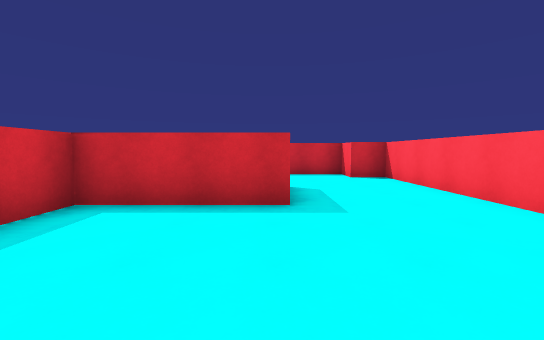
View 1 (above)

17 first-person views from a walk through a 3-D level made in the Unity game engine. The camera is 1.5 m above the floor, tilts 4° down and sees 90° across. The floor is counted in squares, 2 m on a side. Each view is taken from the middle of a square. On the plan, view 1 faces up. The plan holds only what a view shows up to about 10 squares ahead; the rest is blank. The player character is not drawn. Surface patterns are stand-ins for the level's own textures.

View 2
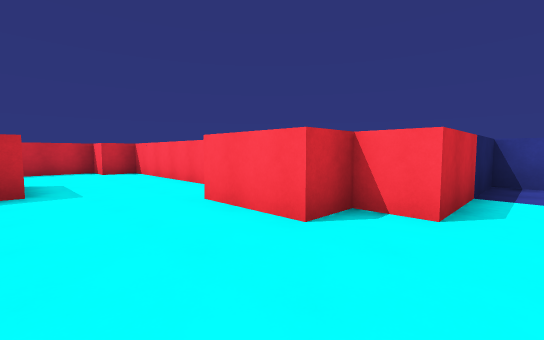

View 3
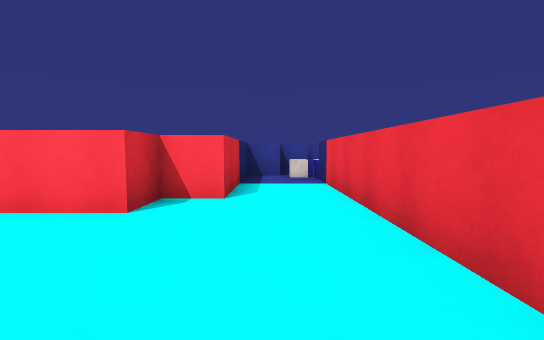

View 4
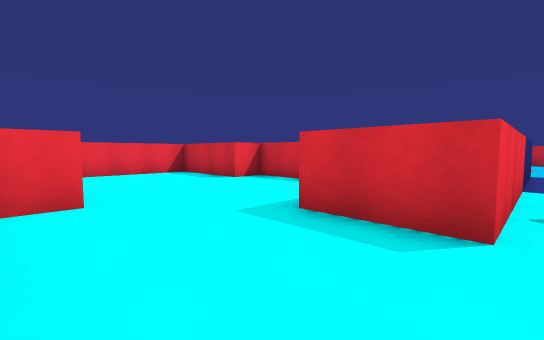

View 5
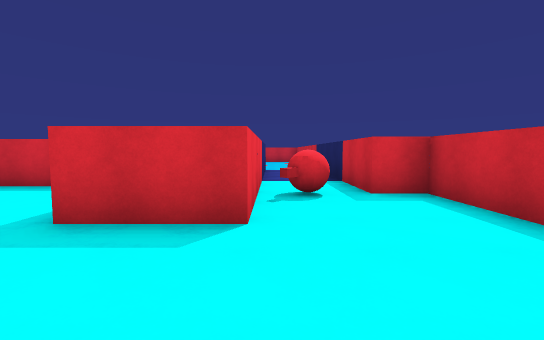

View 6
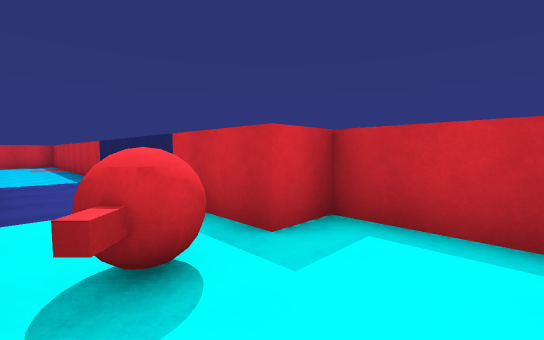

View 7
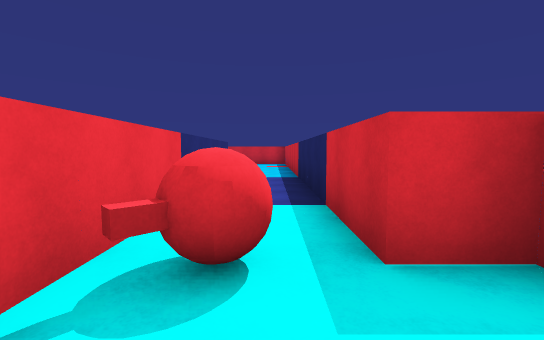

View 8
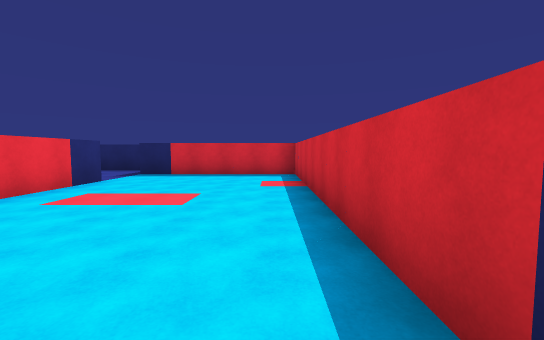

View 9
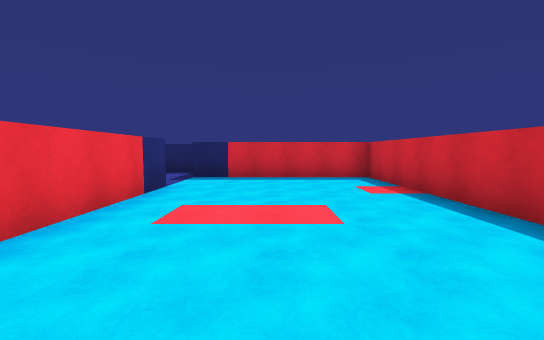

View 10
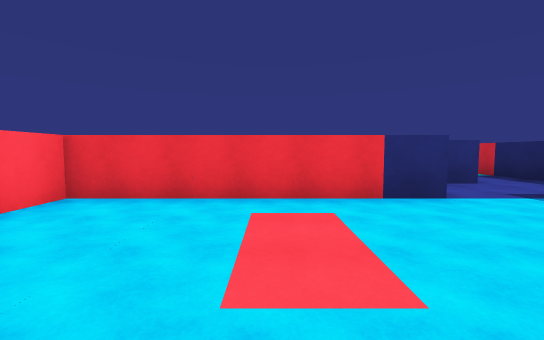

View 11
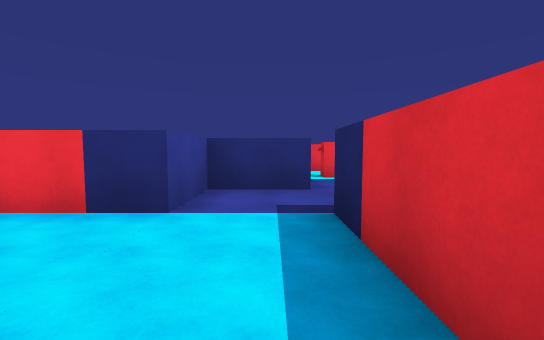

View 12
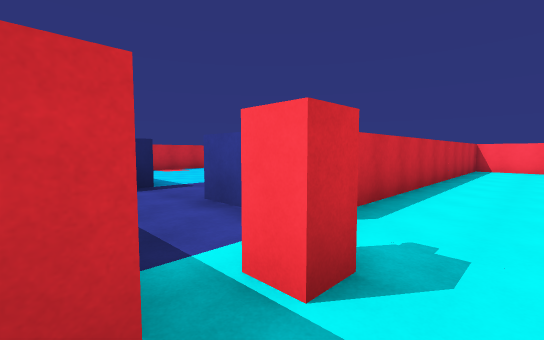

View 13
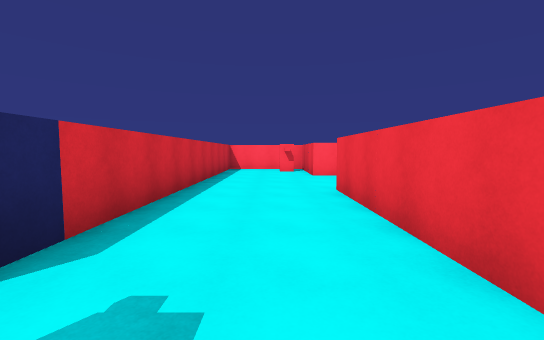

View 14
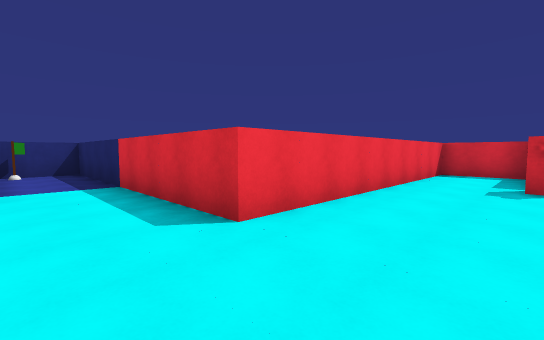

View 15
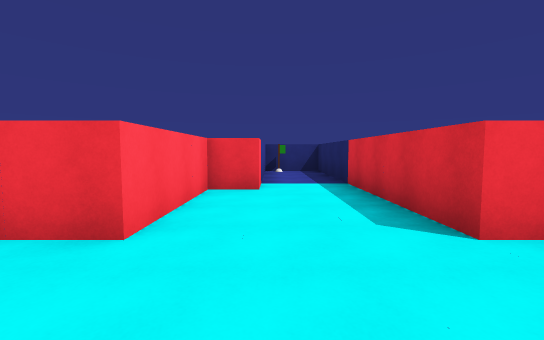

View 16
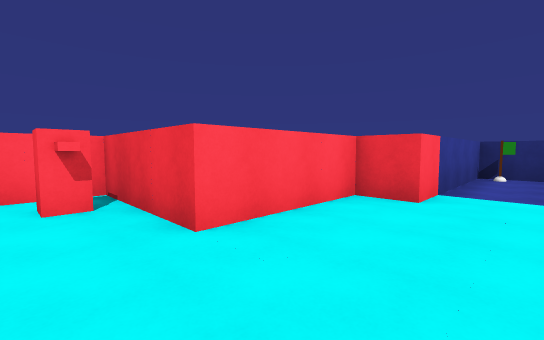

View 17
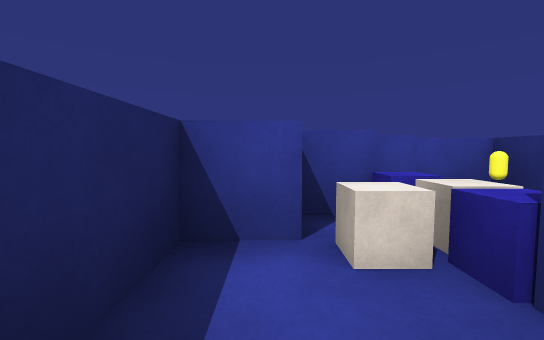

### Floor plan
Ten units are one square. View 1 is at (0, 0); x grows to the right and y downward. Boxes are objects, and circles mark ways between rooms. Rooms are numbered by the first view taken in them; rooms with no view inside come last. Other rooms are left out.
<svg viewBox="-203 -93 310 223">
<path fill="none" stroke="#000" d="M33 -31 33 -78 23 -78 23 -88 -18 -88 -18 -78 -85 -78M72 24 72 13 33 13 33 3 23 3 23 -18 31 -18M-78 -58 2 -58 2 -37 -27 -37 -27 2 -18 2 -18 33 62 33M92 44 92 36M102 52 102 48M-157 -8 -138 -8 -138 -28 -78 -28 -78 -39M-85 -78 -158 -78 -158 -27 -161 -27M-178 -22 -178 -5M-157 2 -157 -8M-178 -5 -178 23 -181 23M-98 111 -98 73 -88 73 -88 43 -57 43 -57 13 -154 13M-198 22 -198 43 -118 43 -118 122 -104 122"/>
<rect x="-25" y="-75" width="10" height="10" fill="#bbb"><title>other object</title></rect>
<rect x="75" y="25" width="10" height="10" fill="#bbb"><title>other object</title></rect>
<rect x="-165" y="15" width="10" height="10" fill="#bbb"><title>other object</title></rect>
<rect x="-105" y="115" width="10" height="10" fill="#bbb"><title>other object</title></rect>
<rect x="-75" y="25" width="10" height="10" fill="#bbb"><title>other object</title></rect>
<circle cx="-75" cy="-65" r="3" fill="#2a7"/>
<circle cx="-165" cy="5" r="3" fill="#2a7"/>
<text x="10" y="-20">1</text>
<text x="-120" y="-40">2</text>
<text x="-120" y="40">3</text>
</svg>
Room 1 opens to room 2. Room 2 opens to room 3.

Where each view was taken, in squares from view 1:
view 1: 0 up, 0 right, facing up
view 2: 2 down, 0 right, facing up-right
view 3: 2 down, 1 left, facing right
view 4: 6 up, 3 right, facing down-left
view 5: 6 up, 3 right, facing left
view 6: 6 up, 0 right, facing up-left
view 7: 7 up, 0 right, facing left
view 8: 7 up, 7 left, facing left
view 9: 5 up, 8 left, facing left
view 10: 7 up, 11 left, facing down
view 11: 6 up, 15 left, facing down
view 12: 3 down, 18 left, facing up-right
view 13: 3 down, 17 left, facing right
view 14: 2 down, 10 left, facing down-left
view 15: 2 down, 10 left, facing down
view 16: 3 down, 11 left, facing down-right
view 17: 2 down, 5 right, facing right
